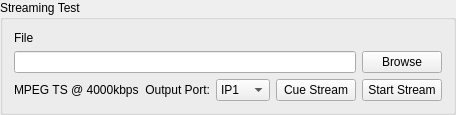
         <widget class="QGroupBox" name="groupBox_14">
          <property name="sizePolicy">
           <sizepolicy hsizetype="Preferred" vsizetype="Minimum">
            <horstretch>0</horstretch>
            <verstretch>0</verstretch>
           </sizepolicy>
          </property>
          <property name="title">
           <string>Streaming Test</string>
          </property>
          <layout class="QGridLayout" name="gridLayout_10">
           <item row="3" column="2">
            <widget class="QLabel" name="label_55">
             <property name="text">
              <string>Output Port:</string>
             </property>
             <property name="alignment">
              <set>Qt::AlignRight|Qt::AlignTrailing|Qt::AlignVCenter</set>
             </property>
            </widget>
           </item>
           <item row="0" column="1">
            <widget class="QLabel" name="label_56">
             <property name="text">
              <string>File</string>
             </property>
            </widget>
           </item>
           <item row="1" column="5">
            <widget class="QPushButton" name="inputfile_browse_2">
             <property name="enabled">
              <bool>true</bool>
             </property>
             <property name="text">
              <string>Browse</string>
             </property>
            </widget>
           </item>
           <item row="3" column="4">
            <widget class="QPushButton" name="cue_test_stream">
             <property name="text">
              <string>Cue Stream</string>
             </property>
            </widget>
           </item>
           <item row="3" column="3">
            <widget class="QComboBox" name="test_ip_port">
             <item>
              <property name="text">
               <string>IP1</string>
              </property>
             </item>
             <item>
              <property name="text">
               <string>IP2</string>
              </property>
             </item>
             <item>
              <property name="text">
               <string>IP3</string>
              </property>
             </item>
             <item>
              <property name="text">
               <string>IP4</string>
              </property>
             </item>
             <item>
              <property name="text">
               <string>Test</string>
              </property>
             </item>
            </widget>
           </item>
           <item row="1" column="1" colspan="4">
            <widget class="QLineEdit" name="test_filename"/>
           </item>
           <item row="3" column="5">
            <widget class="QPushButton" name="start_stream">
             <property name="text">
              <string>Start Stream</string>
             </property>
            </widget>
           </item>
           <item row="3" column="1">
            <widget class="QLabel" name="label_18">
             <property name="text">
              <string>MPEG TS @ 4000kbps</string>
             </property>
            </widget>
           </item>
          </layout>
         </widget>
